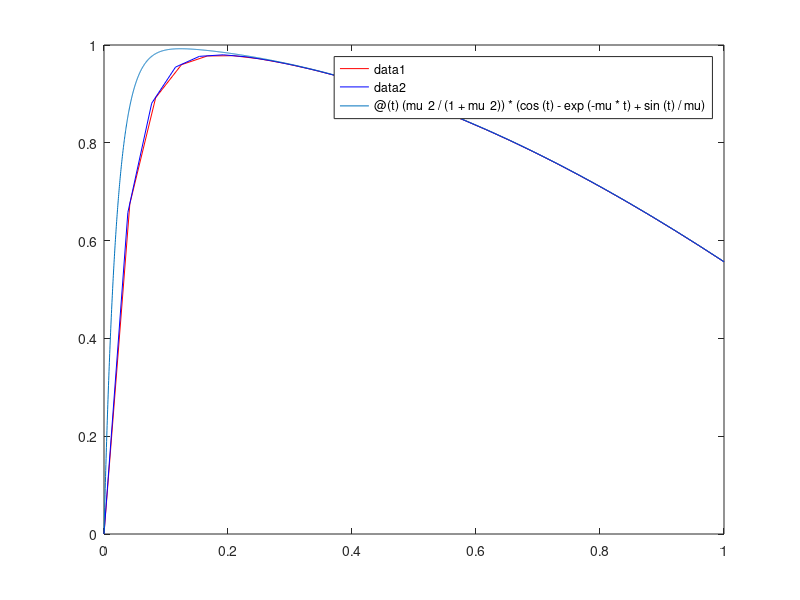

Here is the MATLAB script that generated this plot:
%1 Hoja 5
mu = 50; f=@(t,x) -mu*(x-cos(t)); intervalo = [0,1]; x0 = 0;
solexac=@(t) (mu^2/(1+mu^2))*(cos(t) - exp(-mu*t) + sin(t)/mu);

N1= 24;
h1 = (intervalo(2)-intervalo(1))/N1;
t1 = intervalo(1):h1:intervalo(2);
x1 = zeros(1, N1);
x1(1) = x0;
for i=1:N1
    x1(i+1) = ( x1(i) + h1*mu*cos(t1(i+1)) )/(1+mu*h1);
end
t1 = t1(:);
x1 = x1.';

N2= 26;
h2 = (intervalo(2)-intervalo(1))/N2;
t2 = intervalo(1):h2:intervalo(2);
x2 = zeros(1, N2);
x2(1) = x0;
for i=1:N2
    x2(i+1) = ( x2(i) + h2*mu*cos(t2(i+1)) )/(1+mu*h2);
end
t2 = t2(:);
x2 = x2.';


color=['r','b','g'];
figure(1)
plot(t1,x1,color(1))
hold on
plot(t2,x2,color(2))
fplot(solexac, intervalo)